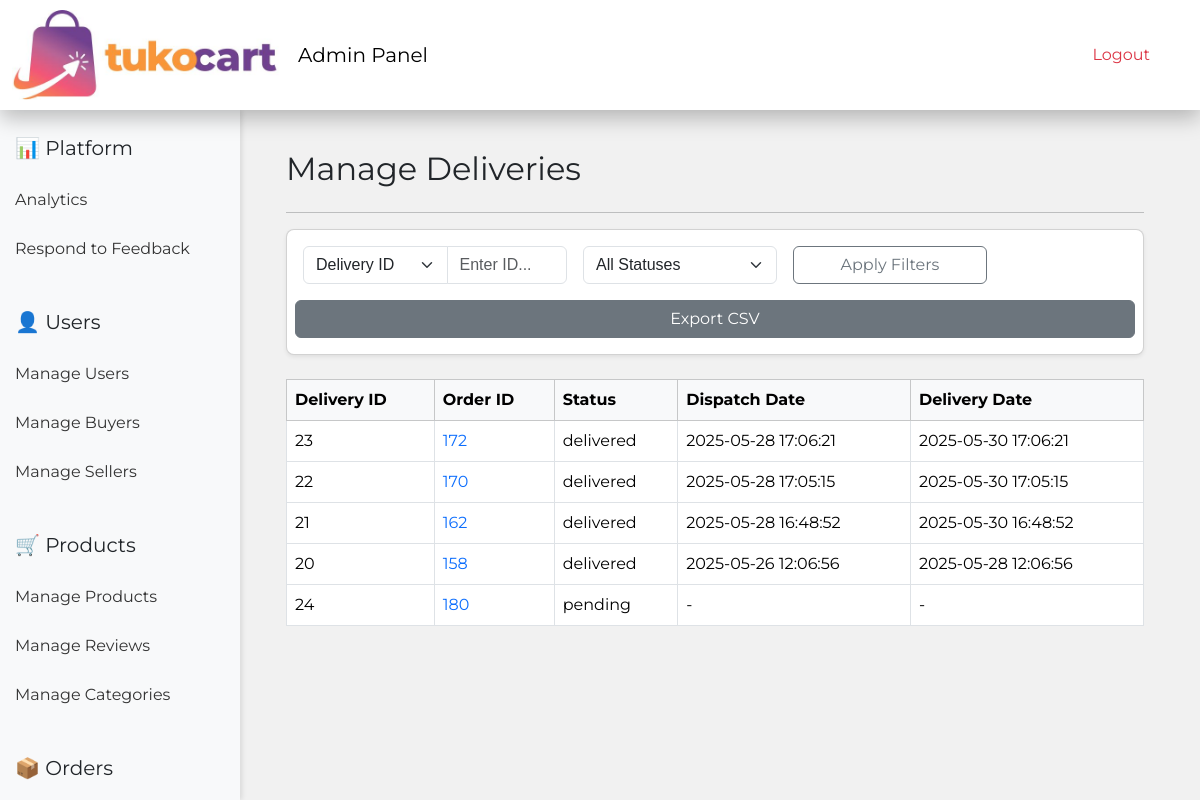
The page /pages/admin/manage_deliveries.php on the database its author committed.
### tables this page shows
CREATE TABLE `deliveries` (
  `deliveryID` int(11) NOT NULL,
  `orderID` int(11) NOT NULL,
  `deliveryStatus` varchar(50) DEFAULT 'pending',
  `deliveryDate` datetime DEFAULT NULL,
  `dispatchDate` datetime DEFAULT NULL
);

### pages/admin/manage_deliveries.php (the view, shortened to what this page needs)
<?php
include '../db.php';
$sql = "SELECT d.*, o.sellerID, o.buyerID
        FROM deliveries d
        JOIN orders o ON d.orderID = o.orderID";
$sql .= " ORDER BY deliveryDate DESC";
$stmt = $conn->prepare($sql);
$stmt->execute();
$result = $stmt->get_result();
?>
<!DOCTYPE html>
<html lang="en">
<head>
    <link rel="stylesheet" href="https://cdn.jsdelivr.net/npm/bootstrap@5.3.5/dist/css/bootstrap.min.css">
    <link rel="stylesheet" href="../assets/css/theme.css">
</head>
<body>
    <?php include 'admin_nav.php'; ?>
    <div class="d-flex">
        <?php include 'sidebar.php'; ?>
        <div class="content-wrapper">
            <div id="dynamic-content" class="mt-4">
                <h3 class="mb-4">Manage Deliveries</h3>
            <hr>
             <div class="card p-3 mb-4 shadow-sm rounded-3">
            <form method="GET" class="row g-3">
                <div class="col-md-4">
                                <div class="input-group">
                                    <select name="searchType" class="form-select">
                                        <option value="deliveryID" <?= (isset($_GET['searchType']) && $_GET['searchType'] == 'deliveryID') ? 'selected' : '' ?>>Delivery ID</option>
                                    </select>
                                    <input type="text" name="searchValue" id="searchValue" class="form-control" placeholder="Enter ID..." value="<?= htmlspecialchars($_GET['searchValue'] ?? '') ?>">
                                </div>
                            </div>
                <div class="col-md-3">
                    <select name="deliveryStatus" class="form-select">
                        <option value="">All Statuses</option>
                    </select>
                </div>
                <div class="col-md-3">
                    <button type="submit" class="btn btn-outline-secondary w-100">Apply Filters</button>
                </div>
                    <button type="button" class="btn btn-secondary w-100" onclick="exportCSV()">Export CSV</button>
            </form>
            </div>
            <table class="table table-bordered align-middle">
                <thead class="table-light">
                    <tr>
                        <th>Delivery ID</th>
                        <th>Order ID</th>
                        <th>Status</th>
                        <th>Dispatch Date</th>
                        <th>Delivery Date</th>
                    </tr>
                </thead>
                <tbody>
                    <?php if ($result->num_rows > 0): ?>
                        <?php while ($row = $result->fetch_assoc()):
                            $data[] = $row;?>
                            <tr>
                                <td><?= $row['deliveryID']; ?></td>
                                <td>
                                    <a href="manage_orders.php?orderID=<?= $row['orderID'] ?>">
                                        <?= $row['orderID'] ?>
                                    </a>
                                </td>
                                <td><?= $row['deliveryStatus']; ?></td>
                                <td><?= $row['dispatchDate'] ? $row['dispatchDate'] : '-'; ?></td>
                                <td><?= $row['deliveryDate'] ? $row['deliveryDate'] : '-'; ?></td>
                            </tr>
                        <?php endwhile; ?>
                    <?php else: ?>
                        <tr><td colspan="5" class="text-center">No deliveries found.</td></tr>
                    <?php endif; ?>
                </tbody>
            </table>
            </div>
        </div>
    </div>
</body>
</html>

### pages/admin/admin_nav.php (shortened to what this page needs)
<!DOCTYPE html>
    <lang="en">
        <head>
            <link href="https://cdn.jsdelivr.net/npm/bootstrap@5.3.5/dist/css/bootstrap.min.css" rel="stylesheet"
>
            <link rel="stylesheet" href="https://cdnjs.cloudflare.com/ajax/libs/font-awesome/6.5.0/css/all.min.css">
            <link rel="stylesheet" href="../assets/css/navigation.css" />
            <link rel="stylesheet" href="../assets/css/theme.css" />
        </head>
<nav class="navbar navbar-expand-lg  py-0 fixed-top">
        <div class="container-fluid">
            <a class="navbar-brand" href="#">
                <img src="../assets/images/logoVertical.jpg" class="logo-img" alt="Logo">
            </a>
            <a class="navbar-brand" href="dashboard.php">Admin Panel</a>
            <div class="collapse navbar-collapse">
                <ul class="navbar-nav ms-auto">
                    <li class="nav-item">
                        <a class="nav-link text-danger" href="../logout.php">Logout</a>
                    </li>
                </ul>
            </div>
        </div>
</nav>
</html>

### pages/admin/sidebar.php (shortened to what this page needs)
<!DOCTYPE html>
<html lang="en">
<head>
    <link rel="stylesheet" href="https://cdn.jsdelivr.net/npm/bootstrap@5.3.5/dist/css/bootstrap.min.css">
    <link rel="stylesheet" href="../assets/css/theme.css">
    <link rel="stylesheet" href="../assets/css/styleaccount.css">
</head>
<body>
    <div class="sidebar">
        <h5 class="sidebar-head">📊 Platform</h5>
        <a href="dashboard.php" class="account-link">Analytics</a>
        <a href="feedback_response.php" class="account-link">Respond to Feedback</a>
        <br>
        <h5 class="sidebar-head">👤 Users</h5>
        <a href="manage_users.php" class="account-link">Manage Users</a>
        <a href="manage_buyers.php" class="account-link">Manage Buyers</a>
        <a href="manage_sellers.php?" class="account-link">Manage Sellers</a>
        <br>
        <h5 class="sidebar-head">🛒 Products</h5>
        <a href="manage_products.php" class="account-link">Manage Products</a>
        <a href="manage_reviews.php" class="account-link">Manage Reviews</a>
        <a href="manage_categories.php" class="account-link">Manage Categories</a>
        <br>
        <h5 class="sidebar-head">📦 Orders</h5>
        <br>
    </div>
</body>
</html>

### pages/assets/css/theme.css (style rules this page uses)
* { margin: 0; padding: 0; box-sizing: border-box; }
body { background-color: #f1f1f1; background-position: 0 0; background-size: cover; font-family: 'Montserrat', Arial, Helvetica, sans-serif; padding-top: 110px; }
h1, h2, h3, h5 { font-family: 'Montserrat', Arial, Helvetica, sans-serif; font-weight: 400; padding-bottom: 6px; }
h3 { font-size: 32px; padding-bottom: 0; }
p, input, label, textarea, select { font-family: Arial, sans-serif; font-size: 16px; color: #333; }
a { text-decoration: none; }
.sidebar { position: fixed; top: 110px; left: 0; width: 240px; height: calc(100vh - 110px); flex-shrink: 0; background: #f8f9fa; padding: 1rem 0; z-index: 999; box-shadow: 2px 0 5px rgba(0, 0, 0, 0.1); overflow-y: auto; }
.sidebar a { display: block; padding: 10px 15px; margin-bottom: 5px; color: #333; border-radius: 5px; }
.sidebar-head { padding: 10px 15px; }

### pages/assets/css/navigation.css (style rules this page uses)
.navbar { position: fixed; top: 0; z-index: 1000; box-shadow: 0 8px 20px rgba(0, 0, 0, 0.25); width: 100%; transition: all 0.3s ease; height: 110px; padding: 0.5rem 0; background-color: white; font-family: 'Montserrat', sans-serif; }
.navbar .container-fluid { height: auto; align-items: center; display: flex; flex-direction: row; flex-wrap: nowrap; align-items: center; justify-content: space-between; }
.navbar .logo-img { height: 90px; width: auto; object-fit: contain; }
.navbar-nav { padding-right: 30px; }
.navbar-nav .nav-link { padding: 0 20px; color: #000; transition: 0.4s ease; }
.navbar-collapse { margin-left: 0 !important; margin-right: 0 !important; }

### pages/assets/css/styleaccount.css (style rules this page uses)
.content-wrapper { margin-left: 270px; margin-right: 40px; flex: 1; min-width: 0; padding: 1rem; border-radius: 0.5rem; }

### rows shown on the page
deliveries: deliveryID "23", orderID "172", deliveryStatus "delivered", dispatchDate "2025-05-28 17:06:21", deliveryDate "2025-05-30 17:06:21"
deliveries: deliveryID "22", orderID "170", deliveryStatus "delivered", dispatchDate "2025-05-28 17:05:15", deliveryDate "2025-05-30 17:05:15"
deliveries: deliveryID "21", orderID "162", deliveryStatus "delivered", dispatchDate "2025-05-28 16:48:52", deliveryDate "2025-05-30 16:48:52"
deliveries: deliveryID "20", orderID "158", deliveryStatus "delivered", dispatchDate "2025-05-26 12:06:56", deliveryDate "2025-05-28 12:06:56"
deliveries: deliveryID "24", orderID "180", deliveryStatus "pending"
